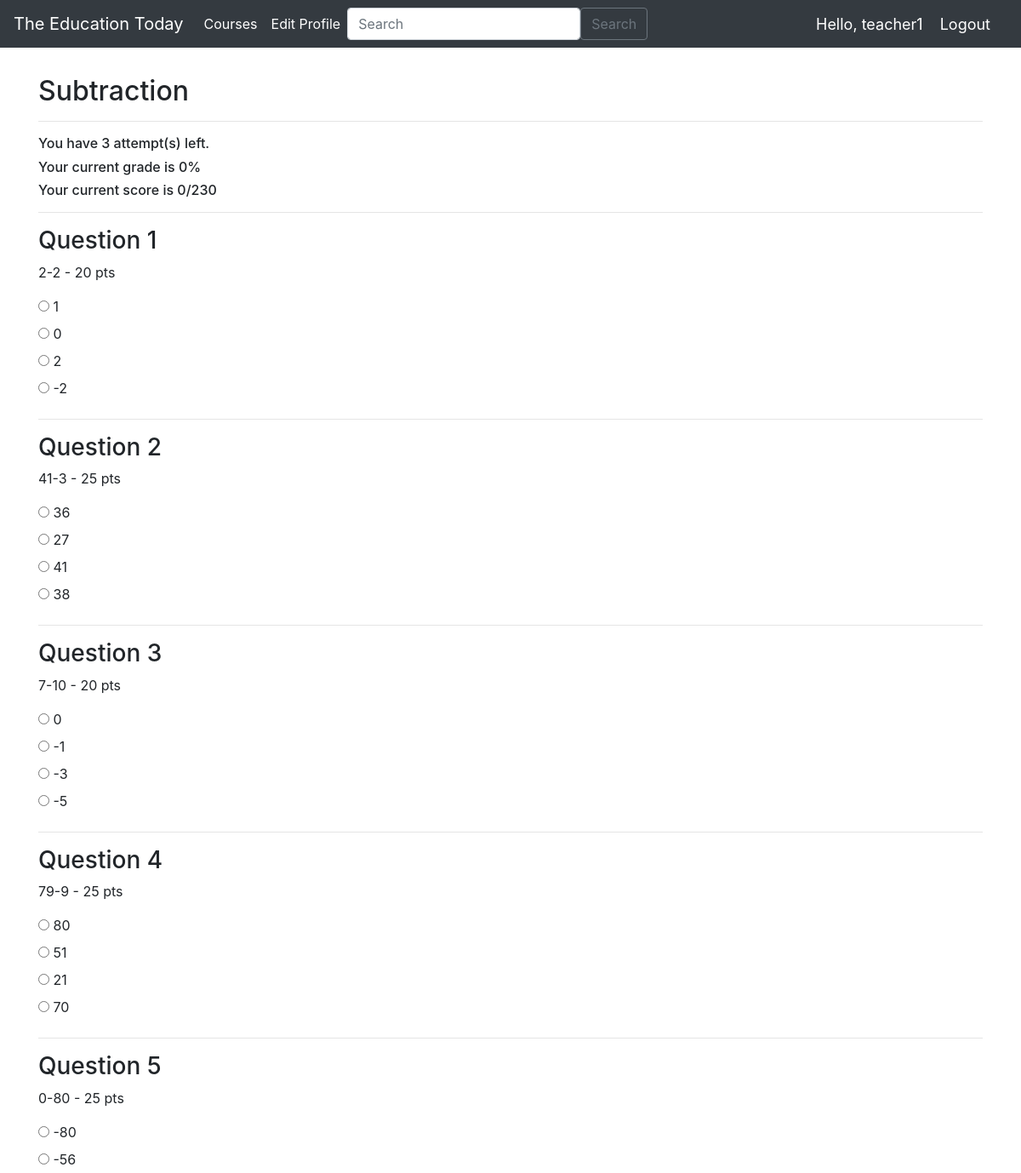
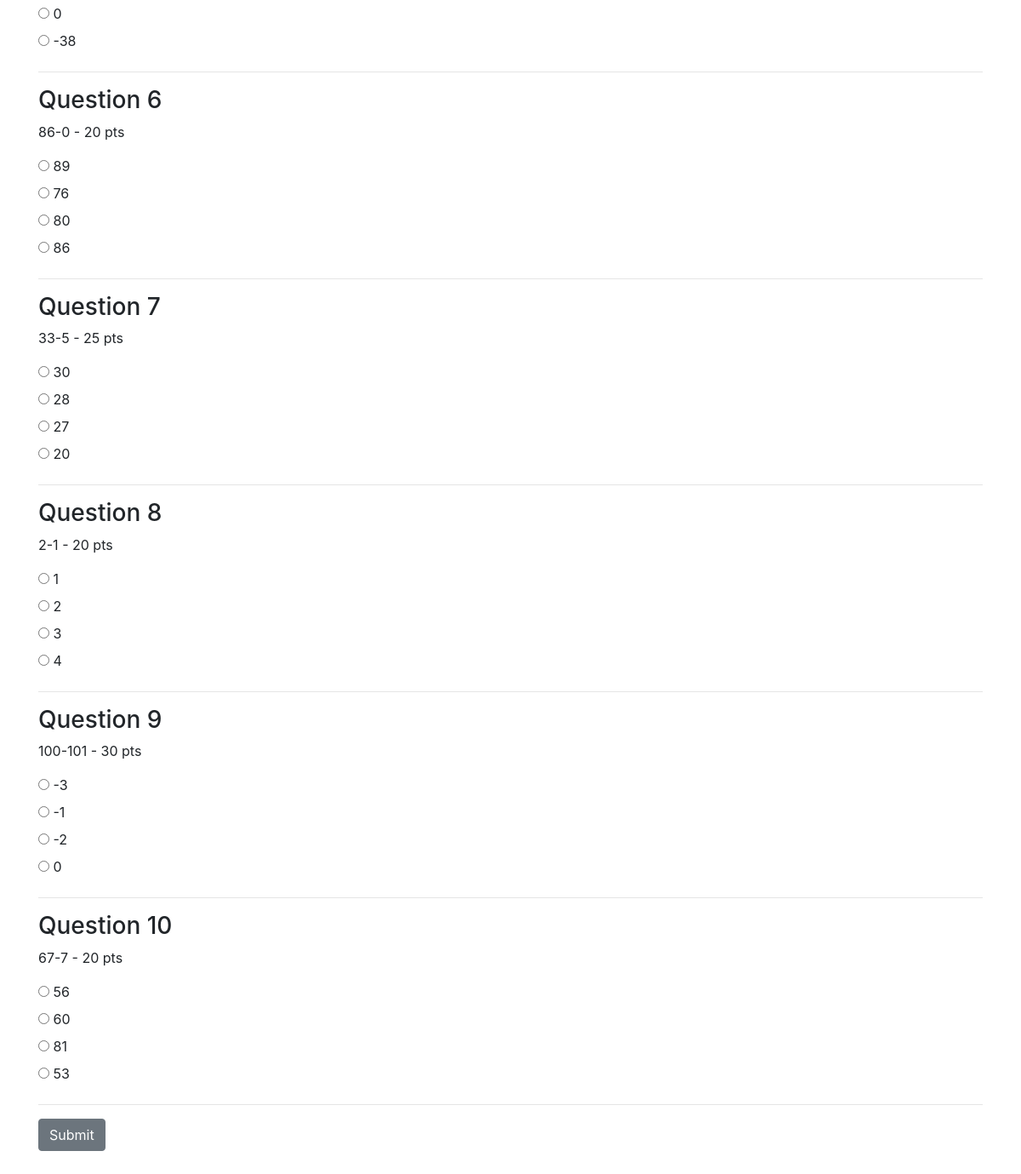
The app's page /students/quiz_view/7/ (signed in) with its own data (2 pictures, top to bottom).
### teachers/models.py (models this page shows, shortened)
class Quiz(models.Model):
    id = models.AutoField(primary_key=True)
    course = models.ForeignKey(Course, on_delete=models.CASCADE, null=True, default=1)
    title = models.CharField(max_length=255)
    author = models.ForeignKey(User, on_delete=models.CASCADE)
    date_added = models.DateTimeField(auto_now_add=True)
    weight = models.IntegerField(default=100)

class Question(models.Model):
    id = models.AutoField(primary_key=True)
    quiz = models.ForeignKey(Quiz, on_delete=models.CASCADE)
    question_text = models.CharField(max_length=200,null=True)
    op1 = models.CharField(max_length=200,null=True)
    op2 = models.CharField(max_length=200,null=True)
    op3 = models.CharField(max_length=200,null=True)
    op4 = models.CharField(max_length=200,null=True)
    ans = models.IntegerField(choices=[(1, 'Option 1'), (2, 'Option 2'), (3, 'Option 3'), (4, 'Option 4')])
    points = models.IntegerField(default=1)

### students/views.py (the view, shortened to what this page needs)
# urls.py: path("quiz_view/<str:id>/", views.quizView, name="quiz_view"),
def quizView(request, id):
    quiz = Quiz.objects.get(pk=id)
    questions = Question.objects.filter(quiz=quiz)
    max_score = sum(question.points for question in questions)
    try:
        grade = Grade.objects.filter(quiz=quiz, student=request.user).latest('date_added')
    except Grade.DoesNotExist:
        grade = None
    max_attempts = 3
    quiz.weight = max_score
    quiz.save()
    remaining_attempts = max_attempts - (grade.attempts if grade else 0)
    context = {
        "questions": questions,
        "quiz": quiz,
        "grade": grade,
        "remaining_attempts": remaining_attempts,
        "max_score": max_score,
    }
    return render(request, "students/quiz_view.html", context)

### students/templates/students/quiz_view.html (shortened to what this page needs)
{% extends 'students/base.html' %}
{% block content %}
<div class="container my-2">
    <div id="contentwrapper">
        <div id="content">
            {% if grade and remaining_attempts == 0 %}
                <div id="grade-wrapper">
                    <div class="container ">
                        <div class="card-columns" style="padding: 10px; margin: 20px;">
                            <div class="card" align="centre " style="width: 32rem; border:5px black solid">
                                <div class="card-body">
                                    <p class="card-text">Percentage: {{ grade.grade }}%</p>
                                    <p class="card-text">Score: {{ grade.user_score }}/{{ quiz.weight }}</p>
                                    {% for message in messages %}
                                        <p class="card-text">{{ message }}</p>
                                    {% endfor %}
                                    {% with max_attempts=3 %}
                                        <h3>You have {{ remaining_attempts }} attempt(s) left.</h3>
                                    {% endwith %}
                                </div>
                            </div>
                        </div>
                    </div>
                </div>
            {% else %}
                <div id="wrapper">
                    <br/>
                    <h2>{{quiz.title}}</h2>
                    <hr>
                    <div id="quiz-wrapper">
                        <form id="form" method="post">
                            <h6> You have {{ remaining_attempts }} attempt(s) left.</h6>
                            {% if remaining_attempts == 3 %}
                            <h6> Your current grade is 0%</h6>
                            <h6> Your current score is 0/{{ quiz.weight }}</h6>
                            {% else %}
                                <h6> Your current grade is {{ grade.grade }}%</h6>
                                <h6> Your current score is {{ grade.user_score }}/{{ quiz.weight }}</h6>
                            {% endif %}
                            <hr>
                            {% for question in questions %}
                            <div class="questions">
                                <h3>Question {{ forloop.counter }}</h3>
                                <p>{{ question.question_text }} - {{question.points}} pts</p>
                                {% if question.op1 %}
                                    <label>
                                        <input type="radio" name="{{question.id}}" value="1"> {{ question.op1 }}
                                    </label><br>
                                {% endif %}
                                {% if question.op2 %}
                                    <label>
                                        <input type="radio" name="{{question.id}}" value="2"> {{ question.op2 }}
                                    </label><br>
                                {% endif %}
                                {% if question.op3 %}
                                    <label>
                                        <input type="radio" name="{{question.id}}" value="3"> {{ question.op3 }}
                                    </label><br>
                                {% endif %}
                                {% if question.op4 %}
                                    <label>
                                        <input type="radio" name="{{question.id}}" value="4"> {{ question.op4 }}
                                    </label><br>
                                {% endif %}
                            </div>
                            <hr>
                        {% endfor %}
                        <button type="submit" class="btn btn-secondary">Submit</button>
                        </form>
                        <br/>
                    </div>
            {% endif %}
        </div>
    </div>
</div>
{% endblock %}

### students/templates/students/navbar.html (shortened to what this page needs)
{% load static %}
<nav class="navbar navbar-expand-lg navbar-dark bg-dark">
    <a class="navbar-brand" href="{% url 'students:main' %}">The Education Today</a>
    <div class="collapse navbar-collapse" id="navbarNav">
      <ul class="navbar-nav">
        <li class="nav-item active">
          <a class="nav-link" href="{% url 'students:courses' %}">Courses</a>
        </li>
      <li class="nav-item active">
        <a class="nav-link" href="{% url 'students:edit_profile' %}">Edit Profile</a>
      </li>
      </ul>
      <form class="d-flex" method="POST" action="{% url 'students:search' %}">
        <input class="form-control me-2" type="search" placeholder="Search" aria-label="Search" name="searched">
        <button class="btn btn-outline-secondary" type="submit">Search</button>
      </form>
    </div>
    {% if user.is_authenticated %}
    <span class="hello-msg"> Hello, {{request.user}} </span>
    <span><a class="hello-msg" href="{% url 'account:signout' %}">Logout</a></span>
    {% endif %}
  </nav>

### students/templates/students/navbar.html (style rules this page uses)
.hello-msg { font-size: 18px; color: #fff; margin-right: 20px }

### records on screen
Quiz: title "Subtraction", weight "230"
Question: question_text "2-2", points "20", op1 "1", op2 "0", op3 "2", op4 "-2"
Question: question_text "41-3", points "25", op1 "36", op2 "27", op3 "41", op4 "38"
Question: question_text "7-10", points "20", op1 "0", op2 "-1", op3 "-3", op4 "-5"
Question: question_text "79-9", points "25", op1 "80", op2 "51", op3 "21", op4 "70"
Question: question_text "0-80", points "25", op1 "-80", op2 "-56", op3 "0", op4 "-38"
Question: question_text "86-0", points "20", op1 "89", op2 "76", op3 "80", op4 "86"
Question: question_text "33-5", points "25", op1 "30", op2 "28", op3 "27", op4 "20"
Question: question_text "2-1", points "20", op1 "1", op2 "2", op3 "3", op4 "4"
Question: question_text "100-101", points "30", op1 "-3", op2 "-1", op3 "-2", op4 "0"
Question: question_text "67-7", points "20", op1 "56", op2 "60", op3 "81", op4 "53"

### other values on screen
{{ request.user }} "teacher1"
{{ remaining_attempts }} "3"
